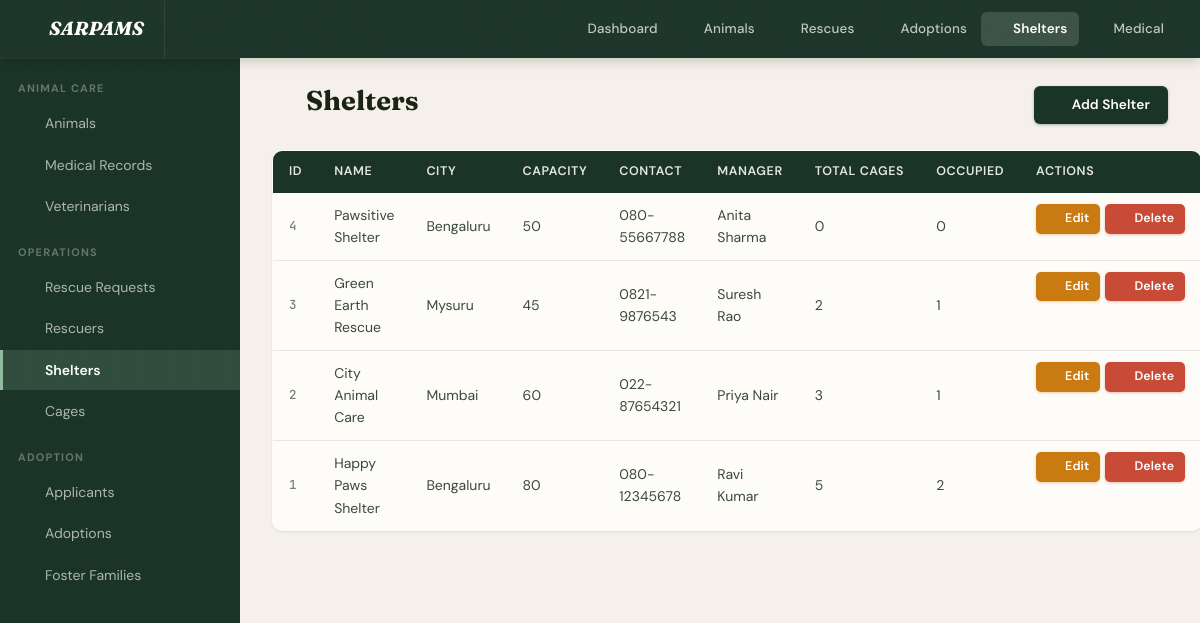
/shelters/index.php, run on the app's committed database.
### tables this page shows
CREATE TABLE IF NOT EXISTS SHELTER (
    shelter_id    INT AUTO_INCREMENT PRIMARY KEY,
    shelter_name  VARCHAR(100) NOT NULL UNIQUE,
    address       VARCHAR(200) NOT NULL,
    city          VARCHAR(60)  NOT NULL,
    capacity      INT          NOT NULL,
    contact_phone VARCHAR(15)  NOT NULL,
    manager_name  VARCHAR(100) NOT NULL,
    created_at    TIMESTAMP DEFAULT CURRENT_TIMESTAMP
);

### config/db.php (called while the page is built, shortened)
<?php
function getDB() {
    static $conn = null;
    if ($conn === null) {
        $conn = new mysqli(DB_HOST, DB_USER, DB_PASS, DB_NAME);
        $conn->set_charset('utf8mb4');
    }
    return $conn;
}
function query($sql) {
    $result = getDB()->query($sql);
    return $result;
}
function fetchAll($sql) {
    $result = query($sql);
    $rows = [];
    while ($row = $result->fetch_assoc()) $rows[] = $row;
    return $rows;
}

### shelters/index.php (the view, shortened to what this page needs)
<?php
require_once __DIR__ . '/../config/db.php';
require_once __DIR__ . '/../includes/header.php';
$shelters = fetchAll("
    SELECT s.*,
           COUNT(c.cage_id) AS total_cages,
           SUM(c.is_occupied) AS occupied_cages
    FROM SHELTER s
    LEFT JOIN CAGE c ON s.shelter_id = c.shelter_id
    GROUP BY s.shelter_id
    ORDER BY s.shelter_id DESC
");
?>
<div class="page-header">
    <h1 class="page-title"><i data-lucide="building-2"></i> Shelters</h1>
    <a href="/sarpams/shelters/create.php" class="btn btn-primary"><i data-lucide="plus"></i> Add Shelter</a>
</div>
<?php if (empty($shelters)): ?>
<div class="empty-state"><p>No shelters found.</p></div>
<?php else: ?>
<table class="table">
    <thead>
        <tr>
            <th>ID</th>
            <th>Name</th>
            <th>City</th>
            <th>Capacity</th>
            <th>Contact</th>
            <th>Manager</th>
            <th>Total Cages</th>
            <th>Occupied</th>
            <th class="table-actions">Actions</th>
        </tr>
    </thead>
    <tbody>
    <?php foreach ($shelters as $s): ?>
        <tr>
            <td><?= $s['shelter_id'] ?></td>
            <td><?= htmlspecialchars($s['shelter_name']) ?></td>
            <td><?= htmlspecialchars($s['city']) ?></td>
            <td><?= htmlspecialchars($s['capacity']) ?></td>
            <td><?= htmlspecialchars($s['contact_phone']) ?></td>
            <td><?= htmlspecialchars($s['manager_name']) ?></td>
            <td><?= (int)$s['total_cages'] ?></td>
            <td><?= (int)$s['occupied_cages'] ?></td>
            <td class="table-actions">
                <a href="/sarpams/shelters/edit.php?id=<?= $s['shelter_id'] ?>" class="btn btn-sm btn-warning"><i data-lucide="pencil"></i> Edit</a>
                <a href="/sarpams/shelters/delete.php?id=<?= $s['shelter_id'] ?>" class="btn btn-sm btn-danger"><i data-lucide="trash-2"></i> Delete</a>
            </td>
        </tr>
    <?php endforeach; ?>
    </tbody>
</table>
<?php endif; ?>

### data on the page
shelter: shelter_id "4", shelter_name "Pawsitive Shelter", city "Bengaluru", capacity "50", contact_phone "080-55667788", manager_name "Anita Sharma", total_cages "0", occupied_cages "0"
shelter: shelter_id "3", shelter_name "Green Earth Rescue", city "Mysuru", capacity "45", contact_phone "0821-9876543", manager_name "Suresh Rao", total_cages "2", occupied_cages "1"
shelter: shelter_id "2", shelter_name "City Animal Care", city "Mumbai", capacity "60", contact_phone "022-87654321", manager_name "Priya Nair", total_cages "3", occupied_cages "1"
shelter: shelter_id "1", shelter_name "Happy Paws Shelter", city "Bengaluru", capacity "80", contact_phone "080-12345678", manager_name "Ravi Kumar", total_cages "5", occupied_cages "2"
